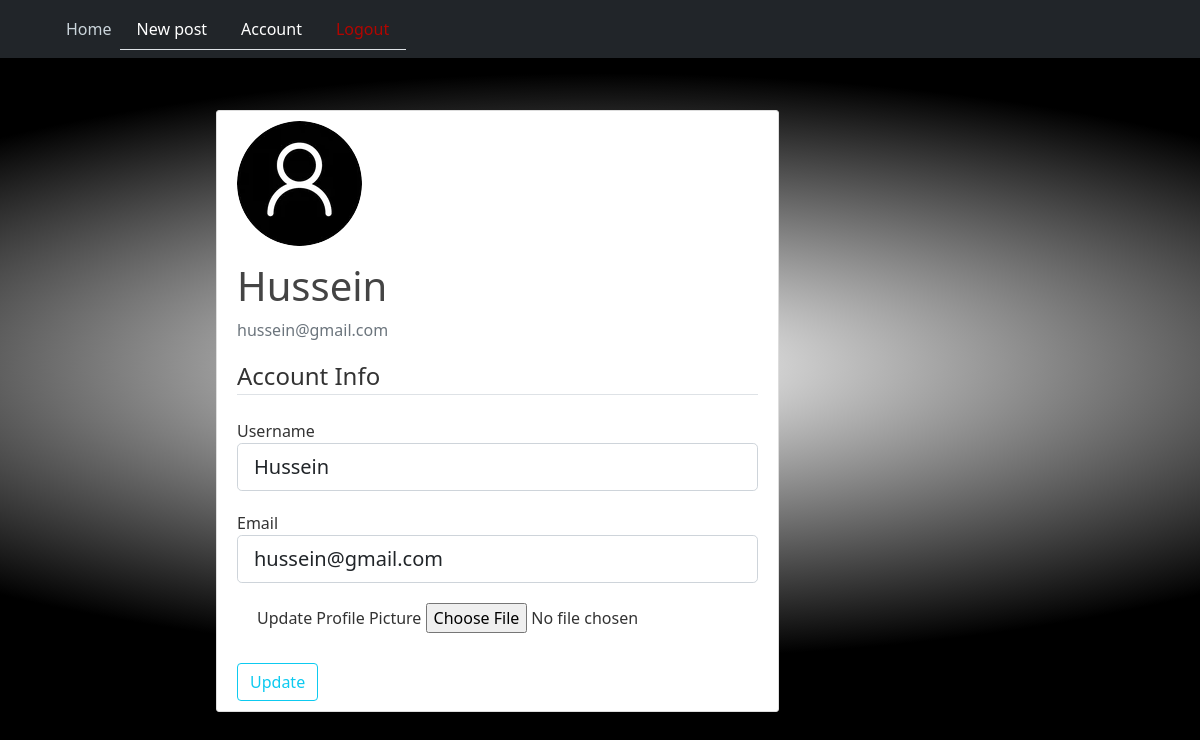
/account (signed in), run on an earlier commit of the app's database.
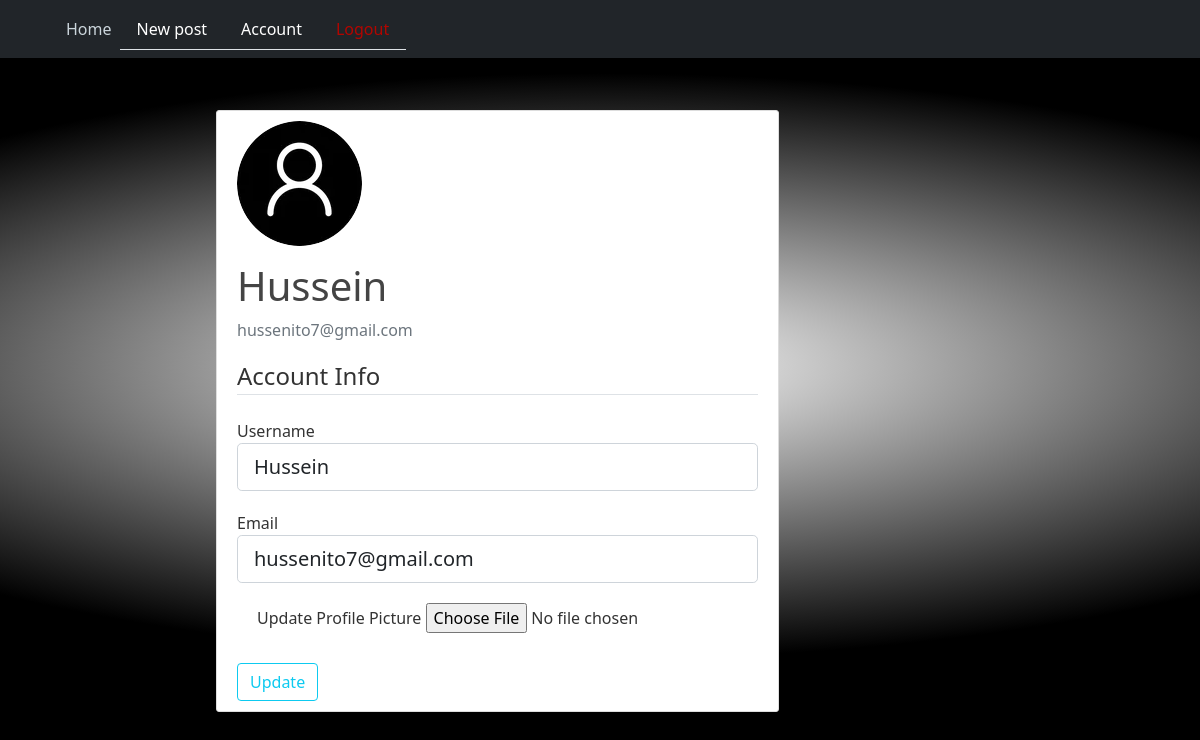
And on a later commit of the database.
### flaskblog/models.py (models this page shows, shortened)
class User(db.Model, UserMixin):
    id = db.Column(db.Integer, primary_key=True)
    username = db.Column(db.String(20), unique=True, nullable=False)
    email = db.Column(db.String(120), unique=True, nullable=False)
    image_file = db.Column(db.String(20), nullable=False, default='default.jpg')
    password = db.Column(db.String(60), nullable=False)
    posts = db.relationship('Post', backref='author', lazy=True)
    comments = db.relationship('Comments', backref='user_comments', lazy=True)

### flaskblog/routes.py (the view)
@app.route("/account", methods=['GET', 'POST'])
@login_required
def account():
    form = UpdateAccountForm()
    if form.validate_on_submit():
        if form.picture.data:
            picture_file = save_picture(form.picture.data)
            current_user.image_file = picture_file
        current_user.username = form.username.data
        current_user.email = form.email.data
        db.session.commit()
        flash('Your account has been updated!', 'success')
        return redirect(url_for('account'))
    elif request.method == 'GET':
        form.username.data = current_user.username
        form.email.data = current_user.email
    image_file = url_for('static', filename='profile_pics/' + current_user.image_file)
    return render_template('account.html', title='Account',
                           image_file=image_file, form=form)

### flaskblog/forms.py (shortened to what this page needs)
class UpdateAccountForm(FlaskForm):
    username = StringField('Username',
                           validators=[DataRequired(), Length(min=2, max=20)])
    email = StringField('Email',
                        validators=[DataRequired(), Email()])
    picture = FileField('Update Profile Picture', validators=[FileAllowed(['jpg', 'png'])])
    submit = SubmitField('Update')

### flaskblog/models.py (called while the page is built)
@login_manager.user_loader
def load_user(user_id):
    return User.query.get(int(user_id))

### flaskblog/templates/account.html (shortened to what this page needs)
{% extends "layout.html" %}
{% block content %}
<div style="margin-top:30px;" class="content-section">
  <div class="media">
    <img class="rounded-circle account-img" src="{{ image_file }}">
    <div class="media-body">
      <h2 class="account-heading">{{ current_user.username }}</h2>
      <p class="text-secondary">{{ current_user.email }}</p>
    </div>
  </div>
  <form method="POST" action="" enctype="multipart/form-data">
    <fieldset class="form-group">
      <legend class="border-bottom mb-4">Account Info</legend>
      <div style="margin-bottom:20px; margin-top:10px;" class="form-group">
        {{ form.username.label(class="form-control-label") }}
        {% if form.username.errors %}
        {{ form.username(class="form-control form-control-lg is-invalid") }}
        <div class="invalid-feedback">
          {% for error in form.username.errors %}
          <span>{{ error }}</span>
          {% endfor %}
        </div>
        {% else %}
        {{ form.username(class="form-control form-control-lg") }}
        {% endif %}
      </div>
      <div class="form-group">
        {{ form.email.label(class="form-control-label") }}
        {% if form.email.errors %}
        {{ form.email(class="form-control form-control-lg is-invalid") }}
        <div class="invalid-feedback">
          {% for error in form.email.errors %}
          <span>{{ error }}</span>
          {% endfor %}
        </div>
        {% else %}
        {{ form.email(class="form-control form-control-lg") }}
        {% endif %}
      </div>
      <div style="margin:20px;" class="form-group">
        {{ form.picture.label() }}
        {{ form.picture(class="form-control-file") }}
      </div>
    </fieldset>
    <div style="margin-top:10px;" class="form-group">
      {{ form.submit(class="btn btn-outline-info") }}
    </div>
  </form>
</div>
{% endblock content %}

What changed in the data, as far as the page shows it:
changed User "Hussein": email "hussein@gmail.com" → "hussenito7@gmail.com"
